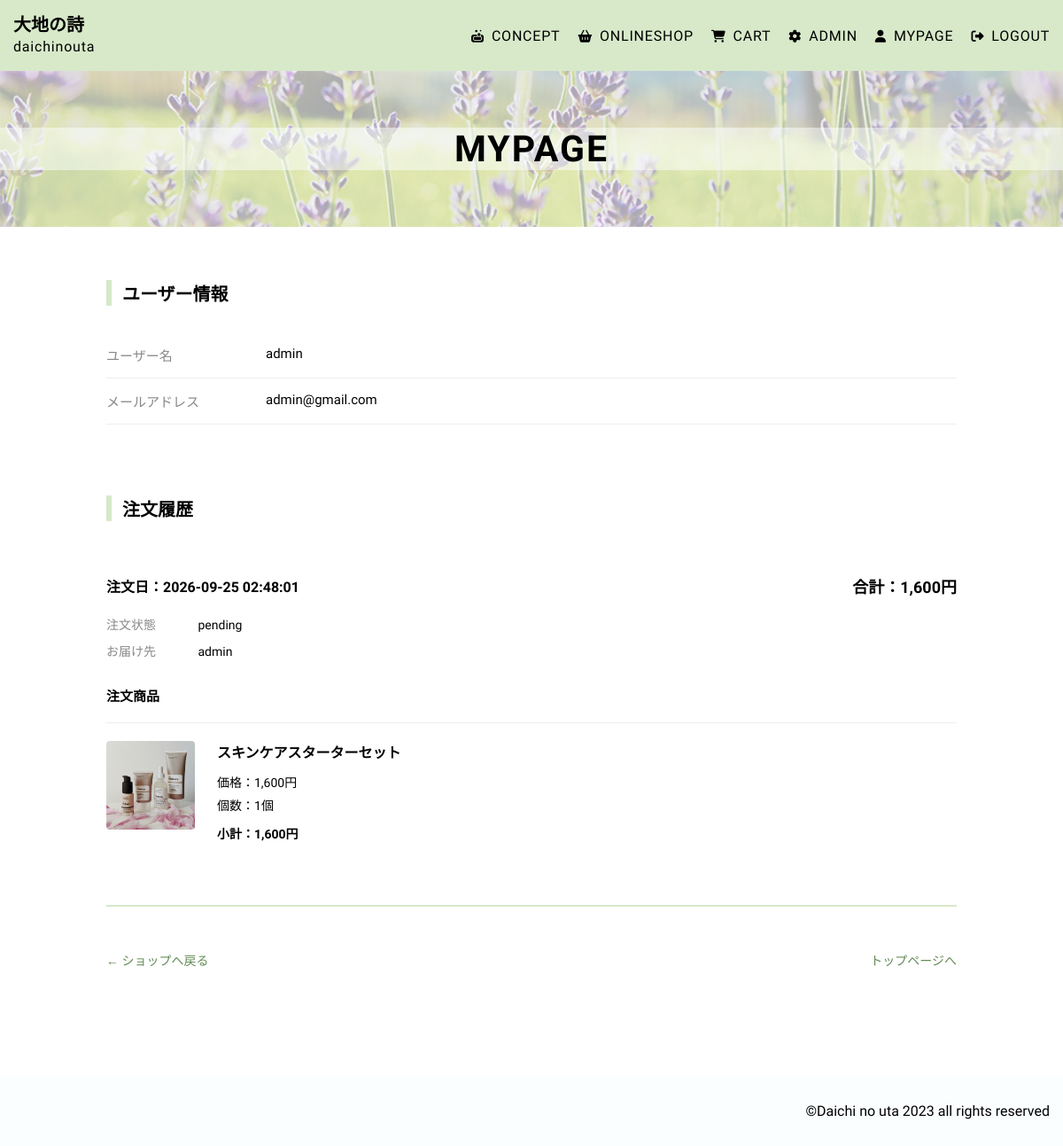
Screenshot of /mypage.php (signed in) with the database file from the repository.
### tables this page shows
CREATE TABLE `users` (
  `id` int(11) NOT NULL,
  `name` varchar(50) NOT NULL,
  `email` varchar(100) NOT NULL,
  `password` text NOT NULL,
  `role` varchar(10) NOT NULL,
  `created_at` date NOT NULL,
  `updated_at` date NOT NULL
);

CREATE TABLE `orders` (
  `id` int(11) NOT NULL,
  `user_id` int(11) NOT NULL,
  `total_price` int(11) NOT NULL,
  `status` varchar(50) NOT NULL DEFAULT 'pending',
  `shipping_name` varchar(100) NOT NULL,
  `shipping_address` varchar(255) NOT NULL,
  `created_at` timestamp NOT NULL DEFAULT current_timestamp(),
  `updated_at` timestamp NOT NULL DEFAULT current_timestamp() ON UPDATE current_timestamp()
);

CREATE TABLE `order_items` (
  `id` int(11) NOT NULL,
  `order_id` int(11) NOT NULL,
  `product_id` int(11) NOT NULL,
  `quantity` int(11) NOT NULL,
  `price` int(11) NOT NULL
);

CREATE TABLE `products` (
  `key_id` int(11) NOT NULL,
  `category_id` int(3) NOT NULL,
  `product` varchar(20) NOT NULL,
  `product_name` varchar(30) NOT NULL,
  `description` text NOT NULL,
  `price` int(8) NOT NULL,
  `stock` int(3) NOT NULL,
  `image` varchar(200) NOT NULL,
  `g` varchar(20) NOT NULL,
  `created_at` date NOT NULL,
  `updated_at` date NOT NULL,
  `is_active` tinyint(1) NOT NULL DEFAULT 1
);

### func.php (called while the page is built)
<?php
function h(string $str){
    return htmlspecialchars($str,ENT_QUOTES);
}

### mypage.php (the view, shortened to what this page needs)
<?php
require_once("conn.php");
require_once("func.php");
$user_id = $_SESSION["user_id"];
$str = "SELECT * FROM users WHERE id = :id";
$stmt = $db->prepare($str);
$stmt->bindParam(":id", $user_id, PDO::PARAM_INT);
$stmt->execute();
$user = $stmt->fetch(PDO::FETCH_ASSOC);
$str = "SELECT * FROM orders
        WHERE user_id = :user_id
        ORDER BY created_at DESC";
$stmt = $db->prepare($str);
$stmt->bindParam(":user_id", $user_id, PDO::PARAM_INT);
$stmt->execute();
$orders = $stmt->fetchAll(PDO::FETCH_ASSOC);
foreach ($orders as &$order) {
    $order_id = $order["id"];
    $str = "SELECT order_items.*, products.product_name, products.image
            FROM order_items
            INNER JOIN products
            ON order_items.product_id = products.key_id
            WHERE order_items.order_id = :order_id";
    $stmt = $db->prepare($str);
    $stmt->bindParam(":order_id", $order_id, PDO::PARAM_INT);
    $stmt->execute();
    $order["items"] = $stmt->fetchAll(PDO::FETCH_ASSOC);
}
?>
<!DOCTYPE html>
<html lang="ja">
<head>
    <link rel="stylesheet" href="https://cdnjs.cloudflare.com/ajax/libs/font-awesome/6.5.1/css/all.min.css">
    <link rel="stylesheet" href="https://cdnjs.cloudflare.com/ajax/libs/font-awesome/6.5.1/css/all.min.css"><link rel="preconnect" href="https://fonts.googleapis.com">
    <link rel="stylesheet" href="css/mystyle.css">
</head>
<body>
<header>
<div class="top">
<a href="index.php">
<h2>大地の詩</h2>
<p>daichinouta</p>
</a>
</div>
<nav class="site-nav">
<ul>
<li><a href="concept.php"><i class="fa-solid fa-soap"></i>CONCEPT</a></li>
<li><a href="onlineshop.php"><i class="fa-solid fa-basket-shopping"></i>ONLINESHOP</a></li>
<li><a href="cart.php"><i class="fa-solid fa-cart-shopping"></i>CART</a></li>
<?php
    if(isset($_SESSION["login"]) and $_SESSION["login"] == "admin"){
        echo "<li><a href=\"admin.php\"><i class=\"fa-solid fa-gear\"></i>ADMIN</a></li>";
    }
    if(isset($_SESSION["login"])){
        echo "<li><a href=\"mypage.php\"><i class=\"fa-solid fa-user\"></i>MYPAGE</a></li>";
        echo "<li><a href=\"logout.php\"><i class=\"fa-solid fa-right-from-bracket\"></i>LOGOUT</a></li>";
    }
?>
</ul>
</nav>
</header>
<article class="onlineshop">
    <div class="midasi">
        <h2>MYPAGE</h2>
    </div>
    <div class="mypage-main">
        <section class="mypage-user">
            <h3>ユーザー情報</h3>
            <div class="mypage-info">
                <p>
                    <span>ユーザー名</span>
                    <?= h($user["name"]) ?>
                </p>
                <p>
                    <span>メールアドレス</span>
                    <?= h($user["email"]) ?>
                </p>
            </div>
        </section>
        <section class="mypage-orders">
            <h3>注文履歴</h3>
            <?php if (empty($orders)): ?>
                <p class="mypage-empty">
                    注文履歴はありません。
                </p>
            <?php else: ?>
                <?php foreach ($orders as $order): ?>
                    <div class="mypage-order">
                        <div class="order-heading">
                            <h4>
                                注文日：<?= h($order["created_at"]) ?>
                            </h4>
                            <p>
                                合計：<?= number_format($order["total_price"]) ?>円
                            </p>
                        </div>
                        <div class="order-info">
                            <p>
                                <span>注文状態</span>
                                <?= h($order["status"]) ?>
                            </p>
                            <p>
                                <span>お届け先</span>
                                <?= h($order["shipping_address"]) ?>
                            </p>
                        </div>
                        <h4 class="order-item-title">注文商品</h4>
                        <?php foreach ($order["items"] as $item): ?>
                            <div class="mypage-item">
                                <img src="<?= h($item["image"]) ?>"
                                     alt="<?= h($item["product_name"]) ?>">
                                <div class="mypage-item-text">
                                    <h5><?= h($item["product_name"]) ?></h5>
                                    <p>
                                        価格：<?= number_format($item["price"]) ?>円
                                    </p>
                                    <p>
                                        個数：<?= h($item["quantity"]) ?>個
                                    </p>
                                    <p class="item-subtotal">
                                        小計：<?= number_format($item["price"] * $item["quantity"]) ?>円
                                    </p>
                                </div>
                            </div>
                        <?php endforeach; ?>
                    </div>
                <?php endforeach; ?>
            <?php endif; ?>
        </section>
        <div class="mypage-links">
            <a href="onlineshop.php">
                ← ショップへ戻る
            </a>
            <a href="index.php">
                トップページへ
            </a>
        </div>
    </div>
</article>
<footer>
<small>&copy;Daichi no uta 2023 all rights reserved</small>
</footer>
</body>
</html>

### css/mystyle.css (style rules this page uses)
html { font-size: 62.5%; }
body { margin: 0; padding: 0; overflow-x: hidden; font-family: "Kiwi Maru", serif; }
header { background-color: #d7e9c9; height: 80px; display: flex; justify-content: space-between; align-items: center; }
header .top { margin-left: 15px; line-height: 8px; }
header .top a { color: inherit; text-decoration: none; }
header .top a h2 { font-size: 2rem; }
header .top a p { font-size: 1.6rem; letter-spacing: 0.05em; }
header .site-nav ul { list-style-type: none; display: flex; gap: 15px; margin-right: 15px; }
header .site-nav ul a { font-size: 1.6rem; padding-left: 5px; letter-spacing: 0.05em; color: inherit; text-decoration: none; }
header .site-nav ul a i { margin-right: 8px; font-size: 1.4rem; }
.onlineshop .midasi { height: 22vh; background-image: url(../image/大地の詩背景.jpg); background-size: cover; display: flex; justify-content: center; align-items: center; }
.onlineshop .midasi h2 { width: 100%; margin: 0; font-size: 4.1rem; text-align: center; background-color: rgba(251, 254, 255, 0.4980392157); letter-spacing: 0.05em; }
.mypage-main { width: 80%; margin: 60px auto 120px; }
.mypage-main h3 { font-size: 2rem; border-left: 6px solid #d7e9c9; padding-left: 12px; margin-bottom: 30px; }
.mypage-main .mypage-user { margin-bottom: 80px; }
.mypage-main .mypage-info p { display: flex; font-size: 1.5rem; padding: 15px 0; margin: 0; border-bottom: 1px solid #eee; }
.mypage-main .mypage-info p span { width: 180px; color: #888; flex-shrink: 0; }
.mypage-main .mypage-order { padding: 30px 0 45px; border-bottom: 2px solid #d7e9c9; margin-bottom: 30px; }
.mypage-main .order-heading { display: flex; justify-content: space-between; align-items: center; gap: 15px; margin-bottom: 20px; }
.mypage-main .order-heading h4 { font-size: 1.6rem; margin: 0; }
.mypage-main .order-heading p { font-size: 1.8rem; font-weight: bold; margin: 0; }
.mypage-main .order-info { margin-bottom: 30px; }
.mypage-main .order-info p { font-size: 1.4rem; margin: 10px 0; }
.mypage-main .order-info span { display: inline-block; width: 100px; color: #888; }
.mypage-main .order-item-title { font-size: 1.5rem; margin-bottom: 20px; }
.mypage-main .mypage-item { display: grid; grid-template-columns: 100px 1fr; gap: 25px; padding: 20px 0; border-top: 1px solid #eee; }
.mypage-main .mypage-item img { width: 100px; height: 100px; -o-object-fit: cover; object-fit: cover; border-radius: 4px; }
.mypage-main .mypage-item-text h5 { font-size: 1.6rem; margin: 0 0 12px; }
.mypage-main .mypage-item-text p { font-size: 1.4rem; margin: 6px 0; }
.mypage-main .mypage-item-text .item-subtotal { font-weight: bold; margin-top: 12px; }
.mypage-main .mypage-links { display: flex; justify-content: space-between; gap: 20px; margin-top: 50px; }
.mypage-main .mypage-links a { font-size: 1.4rem; color: #638b55; text-decoration: none; }
.order-info { margin: 0; }
footer { background-color: #fbfeff; display: flex; justify-content: end; align-items: center; height: 80px; }
footer small { font-size: 1.6rem; margin-right: 15px; margin-top: 0; }

### rows the page displays
users: name "admin", email "admin@gmail.com"
orders: created_at "2026-09-25 02:48:01", total_price "1,600", status "pending", shipping_address "admin"
order_items: product.image (picture), product.product_name "スキンケアスターターセット", price "1,600", quantity "1", $item["price"] * $item["quantity"] "1,600"
